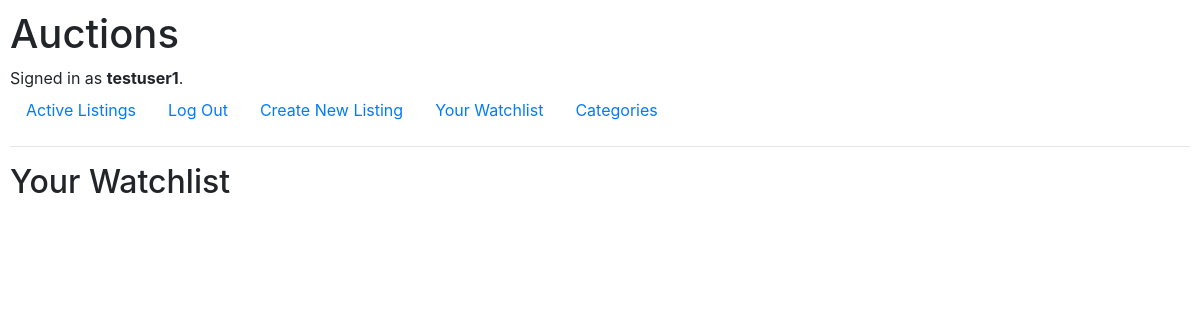
The page /watchlist (signed in) on the database as committed earlier.
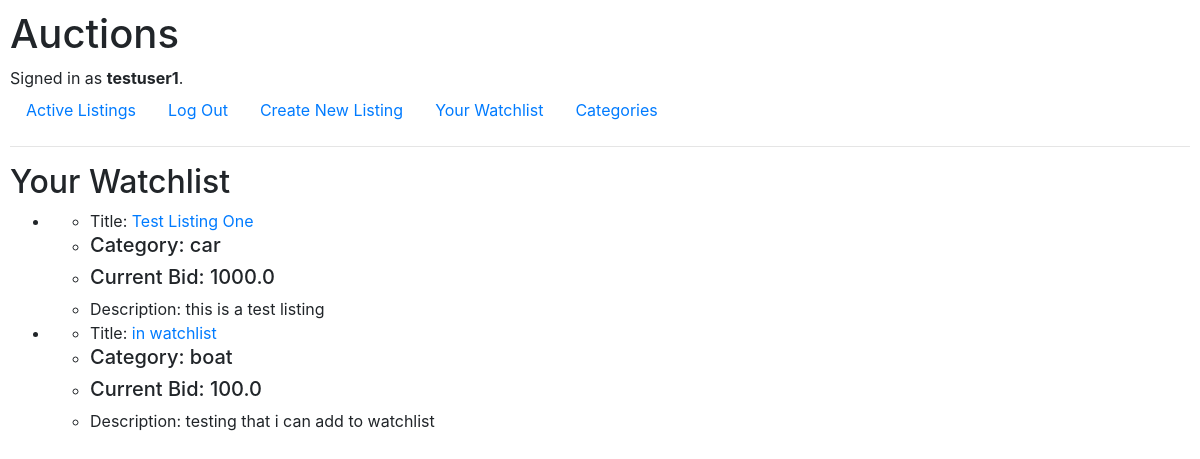
The same page on the database as committed later.
### auctions/models.py (models this page shows)
class User(AbstractUser):
    watchlist = models.ManyToManyField(Listing, null=True)

class Listing(models.Model):
    title = models.CharField(max_length=100)
    description = models.TextField()
    startingBid = models.FloatField()
    category = models.CharField(max_length=100)
    image = models.URLField()
    currentBid = models.FloatField()
    highestBidder = models.ForeignKey("User", on_delete=models.DO_NOTHING, null = True, related_name="highestBidder")
    creator = models.ForeignKey("User", on_delete=models.CASCADE, null=True, related_name="creator")
    active = models.BooleanField(default=True)
    winner = models.ForeignKey("User", on_delete=models.DO_NOTHING, null=True, related_name="winner")
    comments = models.ManyToManyField(Comment, null=True)

### auctions/views.py (the view)
# urls.py: path("watchlist", views.watchlist, name="watchlist"),
def watchlist(request):
    return render(request, "auctions/watchlist.html")

### auctions/templates/auctions/watchlist.html (shortened to what this page needs)
{% extends "auctions/layout.html" %}
{% block body %}
    <h2>Your Watchlist</h2>
    <ul>
        {% for listing in user.watchlist.all %}
            <li>
                <ul>
                    <li>Title: <a href="">{{listing.title}}</a></li>
                    <li><h5>Category: {{listing.category}}</h5></li>
                    <li><h5>Current Bid: {{listing.currentBid}}</h5></li>
                    <li>Description: {{listing.description}}</li>
                </ul>
            </li>
        {% endfor %}
    </ul>
{% endblock %}

### auctions/templates/auctions/layout.html (shortened to what this page needs)
{% load static %}
<!DOCTYPE html>
<html lang="en">
    <head>
        <link rel="stylesheet" href="https://stackpath.bootstrapcdn.com/bootstrap/4.4.1/css/bootstrap.min.css">
        <link href="{% static 'auctions/styles.css' %}" rel="stylesheet">
    </head>
    <body>
        <h1>Auctions</h1>
        <div>
            {% if user.is_authenticated %}
                Signed in as <strong>{{ user.username }}</strong>.
            {% else %}
                Not signed in.
            {% endif %}
        </div>
        <ul class="nav">
            <li class="nav-item">
                <a class="nav-link" href="{% url 'index' %}">Active Listings</a>
            </li>
            {% if user.is_authenticated %}
                <li class="nav-item">
                    <a class="nav-link" href="{% url 'logout' %}">Log Out</a>
                </li>
                <li class="nav-item">
                    <a class="nav-link" href="{% url 'createListing' %}">Create New Listing</a>
                </li>
                <li class="nav-item">
                    <a class="nav-link" href="{% url 'watchlist' %}">Your Watchlist</a>
                </li>
                <li class="nav-item">
                    <a class="nav-link" href="{% url 'categories' %}">Categories</a>
                </li>
            {% endif %}
        </ul>
        <hr>
        {% block body %}
        {% endblock %}
    </body>
</html>

### auctions/static/auctions/styles.css (style rules this page uses)
body { padding: 10px; }

Rows that differ between the two databases and show on the page:
added Listing: title "Test Listing One", category "car", currentBid "1000.0", description "this is a test listing"
added Listing: title "in watchlist", category "boat", currentBid "100.0", description "testing that i can add to watchlist"
